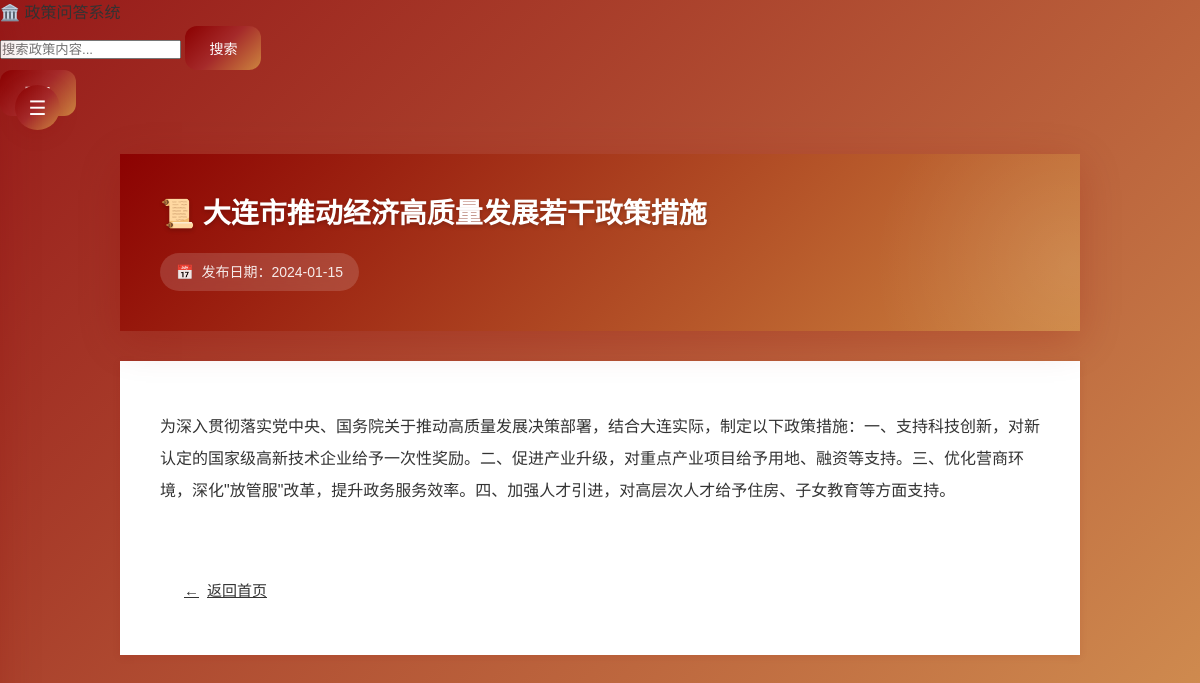
Screenshot of /policy/1 with the database file from the repository.
### tables this page shows
CREATE TABLE policies (
        id INTEGER PRIMARY KEY AUTOINCREMENT,
        title TEXT NOT NULL,
        content TEXT NOT NULL,
        publish_date TEXT,
        source TEXT,
        topic TEXT,
        view_count INTEGER DEFAULT 0,
        created_at TIMESTAMP DEFAULT CURRENT_TIMESTAMP
    , summary TEXT, province TEXT, url TEXT, doc_type TEXT, keywords TEXT, hash TEXT);

### app/routes.py (the view, shortened to what this page needs)
@app.route('/policy/<int:policy_id>')
def policy_detail(policy_id):
    policy = PolicyService.get_policy_by_id(policy_id)
    if not policy:
        return redirect(url_for('index'))
    user_info = None
    is_favorite = False
    if is_logged_in():
        is_favorite = UserFavoriteService.is_favorite(session['user_id'], policy_id)
    return render_template('policy_detail.html', user_info=user_info, policy=policy, is_favorite=is_favorite)

### app/models.py (called while the page is built)
def get_policy_by_id(policy_id):
    conn = sqlite3.connect(DATABASE_PATH)
    cursor = conn.cursor()
    cursor.execute('''
        SELECT p.id, p.title, p.content, p.source, p.publish_date, p.created_at, p.topic
        FROM policies p
        WHERE p.id = ?
    ''', (policy_id,))
    policy = cursor.fetchone()
    conn.close()
    if policy:
        return {
            'id': policy[0], 'title': policy[1], 'content': policy[2],
            'source': policy[3], 'publish_date': policy[4],
            'created_at': policy[5], 'topic': policy[6]
        }
    return None

### app/routes.py (called while the page is built)
def is_logged_in():
    return 'user_id' in session

### app/services/policy_service.py (called while the page is built)
    @staticmethod
    def get_policy_by_id(policy_id):
        return get_policy_by_id(policy_id)

### templates/policy_detail.html (shortened to what this page needs)
<!DOCTYPE html>
<html lang="zh-CN">
<head>
    <link rel="stylesheet" href="/css/main.css">
</head>
<body>
    <button class="sidebar-toggle" id="sidebarToggle" onclick="toggleSidebar()">☰</button>
    <div class="main-container">
        <nav class="top-nav">
            <div class="nav-brand">
                <span class="nav-logo">🏛️</span>
                <span>政策问答系统</span>
            </div>
            <div class="nav-search">
                <form action="/search" method="GET">
                    <input type="text" name="q" placeholder="搜索政策内容...">
                    <button type="submit" class="btn btn-primary">搜索</button>
                </form>
            </div>
            <div class="nav-user">
                {% if user_info %}
                <span class="user-greeting">👤 {{ user_info.nickname or user_info.username }}</span>
                {% if user_info.region %}
                <span class="user-region">📍 {{ user_info.region }}</span>
                {% endif %}
                {% if user_info.is_expert %}
                <span class="expert-badge">⭐ 专家</span>
                {% endif %}
                <a href="/" class="btn btn-secondary btn-sm">首页</a>
                <a href="/profile" class="btn btn-secondary btn-sm">个人中心</a>
                <a href="/logout" class="btn btn-danger btn-sm">登出</a>
                {% else %}
                <a href="/login" class="btn btn-primary">登录</a>
                {% endif %}
            </div>
        </nav>
        <div class="policy-container">
            <div class="policy-header">
                <div class="policy-header-content">
                    <h1>📜 {{ policy.title }}</h1>
                    <div class="policy-meta">
                        {% if policy.publish_date %}
                        <span class="policy-meta-item">
                            <span>📅</span>
                            <span>发布日期：{{ policy.publish_date }}</span>
                        </span>
                        {% endif %}
                    </div>
                </div>
            </div>
            <div class="policy-content-card">
                <div class="policy-content">
                    {{ policy.content }}
                </div>
                <div class="policy-actions">
                    <a href="/" class="action-btn action-btn-secondary">
                        <span>←</span>
                        <span>返回首页</span>
                    </a>
                </div>
            </div>
        </div>
    </div>
</body>
</html>

### css/main.css (style rules this page uses)
* { margin: 0; padding: 0; box-sizing: border-box; }
:root { --primary-color: #8B0000; --secondary-color: #CD853F; --accent-color: #DAA520; --gradient-primary: linear-gradient(135deg, #8B0000 0%, #A52A2A 50%, #CD853F 100%); --gradient-secondary: linear-gradient(135deg, #CD853F 0%, #DAA520 100%); --gradient-bg: linear-gradient(135deg, rgba(139, 0, 0, 0.9) 0%, rgba(205, 133, 63, 0.9) 100%); --shadow-sm: 0 2px 8px rgba(139, 0, 0, 0.1); --shadow-md: 0 4px 20px rgba(139, 0, 0, 0.15); --shadow-lg: 0 10px 40px rgba(139, 0, 0, 0.2); --shadow-hover: 0 8px 30px rgba(139, 0, 0, 0.25); --transition-fast: all 0.2s cubic-bezier(0.4, 0, 0.2, 1); --transition-normal: all 0.3s cubic-bezier(0.4, 0, 0.2, 1); --transition-slow: all 0.5s cubic-bezier(0.4, 0, 0.2, 1); --border-radius-sm: 8px; --border-radius-md: 12px; --border-radius-lg: 20px; --border-radius-xl: 30px; }
html { scroll-behavior: smooth; }
body { font-family: 'Microsoft YaHei', 'PingFang SC', 'Hiragino Sans GB', Arial, sans-serif; background: var(--gradient-bg); min-height: 100vh; color: #333; line-height: 1.6; }
.btn { display: inline-block; padding: 12px 24px; background: var(--gradient-primary); color: white; text-decoration: none; border-radius: var(--border-radius-md); border: none; cursor: pointer; transition: var(--transition-normal); font-size: 14px; font-weight: 500; position: relative; overflow: hidden; }
.btn::before { content: ''; position: absolute; top: 50%; left: 50%; width: 0; height: 0; background: rgba(255,255,255,0.2); border-radius: 50%; transform: translate(-50%, -50%); transition: width 0.6s, height 0.6s; }
.btn-primary { background: var(--gradient-primary); }
.policy-meta { display: flex; gap: 20px; color: #888; font-size: 13px; flex-wrap: wrap; }
.policy-content { color: #666; line-height: 1.7; margin-top: 10px; }
.sidebar-toggle { position: fixed; left: 15px; top: 85px; width: 45px; height: 45px; background: var(--gradient-primary); color: white; border: none; border-radius: 50%; cursor: pointer; z-index: 999; display: flex; align-items: center; justify-content: center; font-size: 20px; box-shadow: var(--shadow-md); transition: var(--transition-normal); }
.main-container { min-height: 100vh; padding-bottom: 40px; }

### templates/policy_detail.html (style rules this page uses)
.policy-container { max-width: 1000px; margin: 0 auto; padding: 30px 20px; }
.policy-header { background: linear-gradient(135deg, rgba(139, 0, 0, 0.95) 0%, rgba(205, 133, 63, 0.95) 100%); border-radius: var(--radius-lg); padding: 40px; margin-bottom: 30px; box-shadow: var(--shadow-lg); position: relative; overflow: hidden; }
.policy-header::before { content: ''; position: absolute; top: -50%; right: -20%; width: 400px; height: 400px; background: radial-gradient(circle, rgba(255,255,255,0.1) 0%, transparent 70%); border-radius: 50%; pointer-events: none; }
.policy-header-content { position: relative; z-index: 1; }
.policy-header h1 { color: white; font-size: 28px; margin-bottom: 20px; line-height: 1.4; text-shadow: 0 2px 4px rgba(0,0,0,0.2); }
.policy-meta { display: flex; flex-wrap: wrap; gap: 20px; }
.policy-meta-item { display: flex; align-items: center; gap: 8px; color: rgba(255,255,255,0.9); font-size: 14px; background: rgba(255,255,255,0.15); padding: 8px 16px; border-radius: 20px; backdrop-filter: blur(10px); }
.policy-content-card { background: white; border-radius: var(--radius-lg); padding: 40px; margin-bottom: 30px; box-shadow: var(--shadow-sm); }
.policy-content { font-size: 16px; line-height: 2; color: var(--text-primary); }
.policy-actions { display: flex; gap: 15px; margin-top: 30px; padding-top: 30px; border-top: 1px solid var(--border-color); flex-wrap: wrap; }
.action-btn { display: inline-flex; align-items: center; gap: 8px; padding: 12px 24px; border-radius: var(--radius-md); font-size: 15px; font-weight: 500; cursor: pointer; transition: var(--transition-smooth); border: none; }
.action-btn-secondary { background: var(--bg-secondary); color: var(--text-primary); }

### rows the page displays
policies: title "大连市推动经济高质量发展若干政策措施", publish_date "2024-01-15", content "为深入贯彻落实党中央、国务院关于推动高质量发展决策部署，结合大连实际，制定以下政策措施：一、支持科技创新，对新认定的国家级高新技术企业给予一次性奖励。二、促进产业升级，对重点产业项目给予用地、融资等支持。三、优化营商环境，深化\"放管服\"改革，提升政务服务效率。四、加强人才引进，对高层次人才给予住房、子女教育等方面支持。"
